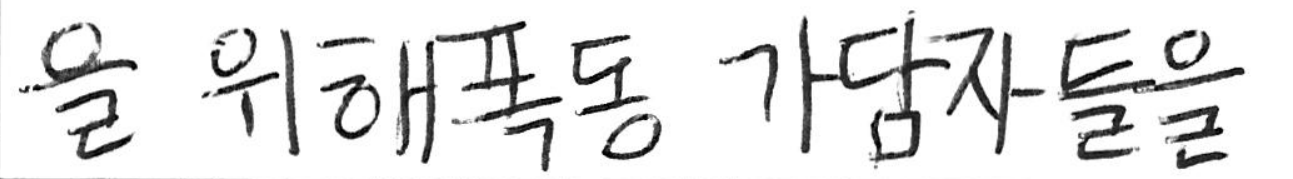
#> input picture python_src/30_tensor_flow_ex/data_ocr/sample_01/sample_11.png, 1293 x 179 px
$ python ex_02_img_bin.py
#> lines starting #> are read from the running program, lines starting #| are printed output that depends on the picture; after the words box and inside, x2 and y2 are one past the last pixel; in counts of white or black regions, pixels touching at a corner belong together; long printed decimals are rounded
# -*- coding: utf-8 -*-
from __future__ import absolute_import, division, print_function, unicode_literals

import logging as log
log.basicConfig( format='%(asctime)s,%(msecs)d %(levelname)-8s [%(filename)s:%(lineno)04d] %(message)s',
    datefmt='%Y-%m-%d:%H:%M:%S', level=log.INFO )

import os, cv2, numpy as np, sys

import matplotlib.pyplot as plt
from matplotlib.gridspec import GridSpec

log.info( "Done Import.".center( 80, "*") )

log.info( "Pwd 1: %s" % os.getcwd())
# change working dir to current file
dirname = os.path.dirname(__file__)
if dirname :
    os.chdir( dirname )
    log.info( "Pwd 2: %s" % os.getcwd())
pass

# 원천 이미지 획득
# 이미지를 파일로 부터 RGB 색상으로 읽어들인다.
#img_path = '../data_opencv/messi5.jpg'
img_path = "../data_ocr/sample_01/sample_11.png"

img_org = cv2.imread( img_path, cv2.IMREAD_COLOR ) #BGR order
#> img_org is the input picture: shape (179, 1293, 3); min 0, max 255, mean 228

# 이미지 높이, 넓이, 채널수 획득
height      = img_org.shape[0]
#> height = 179
width       = img_org.shape[1]
#> width = 1293
channel_no  = img_org.shape[2]
#> channel_no = 3

print( "Image path: %s" % img_path )
print( "Image widh: %s, height: %s, channel: %s" % (width,height,channel_no ) )
#| Image widh: 1293, height: 179, channel: 3

fig = plt.figure(figsize=(10, 10), constrained_layout=True)

# org img, channel img, gray scale, median blur, histogram, bin, y_count
gs_row_cnt = 7
gs_col_cnt = 3

gs_row = -1
gs_col = 0

gridSpec = GridSpec( gs_row_cnt, gs_col_cnt, figure=fig )

# pyplot ax 의 프레임 경계 색상 변경
def change_ax_border_color( ax, color ) :
#> called with color = 'green'
    for spine in ax.spines.values():
        spine.set_edgecolor( color )
    pass
pass

if 1 : # 원본 이미지 표출
    gs_row += 1
    gs_col = 0
    colspan = gs_col_cnt
    img = img_org

    title = 'Original Image: %s' % ( img_path.split("/")[-1] )

    ax = plt.subplot(gridSpec.new_subplotspec((gs_row, gs_col), colspan=colspan))
    img_show = ax.imshow( img )
    ax.set_xlabel( 'x\n %s' % title )
    ax.set_ylabel( 'y', rotation=0 )

    change_ax_border_color( ax, "green" )

    fig.colorbar(img_show, ax=ax)
pass

#-- 원천 이미지 획득

# 채널 분리
# b, g, r 채널 획득
# cv2.imread() 는 b, g, r 순서대로 배열에서 반환한다.
b_channel = img_org[:,:,0].copy()
g_channel = img_org[:,:,1].copy()
r_channel = img_org[:,:,2].copy()

channels = [ r_channel, g_channel, b_channel ]

if 1 :  # 채널 이미지 표출
    gs_row += 1
    gs_col = 0
    colspan = 1

    for i, channel in enumerate( channels ):
        img_temp = np.zeros( (height, width, 3), dtype='uint8' )
        img_temp[ :, : , i ] = channel
        img = img_temp

        ax = plt.subplot(gridSpec.new_subplotspec((gs_row, gs_col), colspan=colspan))
        img_show = ax.imshow( img )
        ax.set_ylabel( 'y', rotation=0 )

        title = "red channel"
        if i == 1 :
            title = "green channel"
        elif i == 2 :
            title = "blue channel"
        pass

        ax.set_xlabel( 'x\n%s' % title )

        ( i == 2 ) and fig.colorbar(img_show, ax=ax)

        gs_col += colspan
#> this loop made 3 passes
#> title on passes 1 to 3: 'red channel', 'green channel', 'blue channel'
#> pass 1, `img = img_temp`:
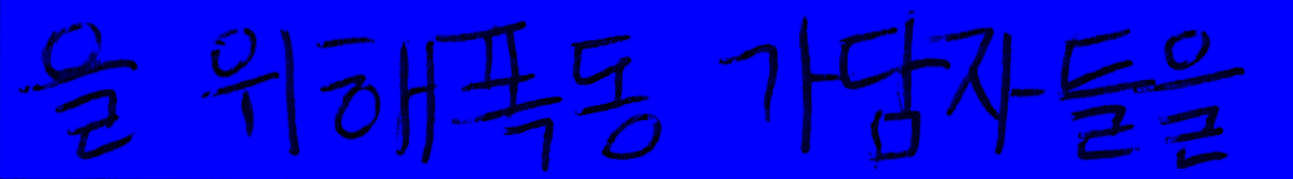
#> img: shape (179, 1293, 3); mean of channels 0, 1, 2 228, 0, 0; drawn as B, G, R
#> pass 2, `img = img_temp`:
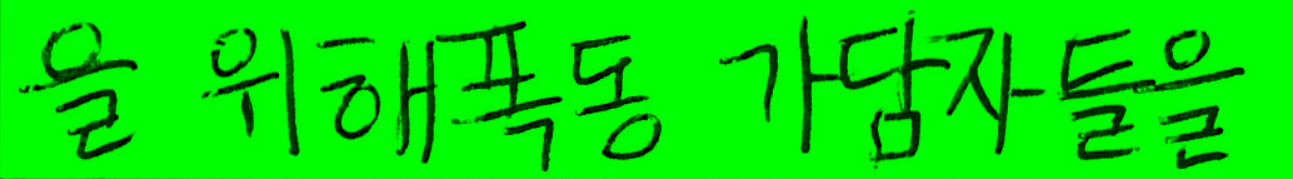
#> img: shape (179, 1293, 3); mean of channels 0, 1, 2 0, 228, 0; drawn as B, G, R
#> pass 3, `img = img_temp`:
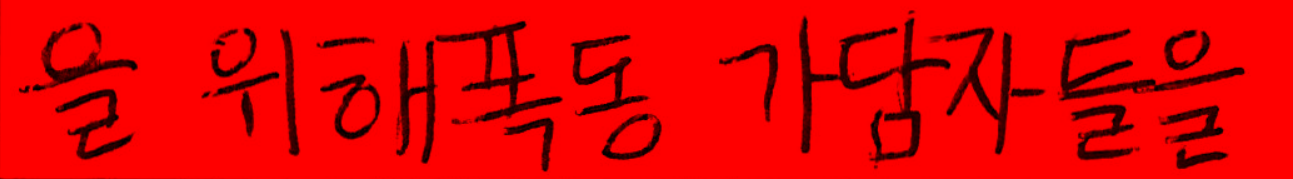
#> img: shape (179, 1293, 3); mean of channels 0, 1, 2 0, 0, 228; drawn as B, G, R
#> after the loop, gs_col = 3
    pass
pass

#-- 채널 분리

# RGB -> GrayScale 변환 공식
print( "Grayscale" )

# grayscale 변환
grayscale = np.empty( ( height, width ), dtype='f')

for y, row in enumerate( grayscale ) :
    for x, _ in enumerate( row ) :
        # [4 lines of commented-out code are left out]
        gs = 0.299*r_channel[y][x] + 0.587*g_channel[y][x] + 0.114*b_channel[y][x]
        # 이미지 역전, 입력 이미지가 흰 바탕에 검정색으로 가정
        gs = 255 - gs
        if gs < 0 :
            gs = 0
        pass
        grayscale[y][x] = gs
    pass
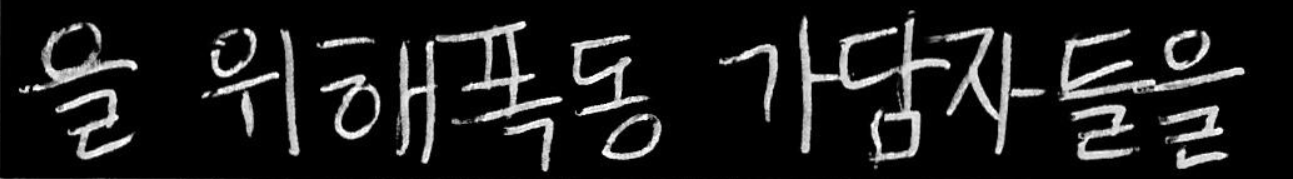
#> grayscale: shape (179, 1293) float32; min 0, max 255, mean 27
pass
# -- grayscale 변환

if 1 : # 그레이 스케일 이미지 표출
    gs_row += 1
    gs_col = 0
    colspan = gs_col_cnt
    img = grayscale
    cmap = "gray"
    title = "Grayscale"

    ax = plt.subplot(gridSpec.new_subplotspec((gs_row, gs_col), colspan=colspan))

    img_show = ax.imshow( img, cmap=cmap )
    ax.set_xlabel( 'x\n%s' % title )
    ax.set_ylabel( 'y', rotation=0 )

    change_ax_border_color( ax, "green" )

    fig.colorbar(img_show, ax=ax)
pass #-- 그레이 스케일 이미지 표출

gs_avg = np.average( grayscale )
#> gs_avg = 26.99
gs_std = np.std( grayscale )
#> gs_std = 64.44
sg_max = np.max( grayscale )
#> sg_max = 255

print( "grayscale avg = %s, std = %s" % (gs_avg, gs_std))
#| grayscale avg = 26.986, std = 64.443
#-- grayscale 변환

# 잡음 제거를 위한 Median Blur Filter

print( "Noise Ellimination" )

noise_removed = np.empty( ( height, width ), dtype='f')

ksize = 5

target_image = grayscale

for y in range( height ) :
    for x in range( width ) :
        window = target_image[ y : y + ksize, x : x + ksize ]
        median = np.median( window )
        noise_removed[y][x] = median
    pass
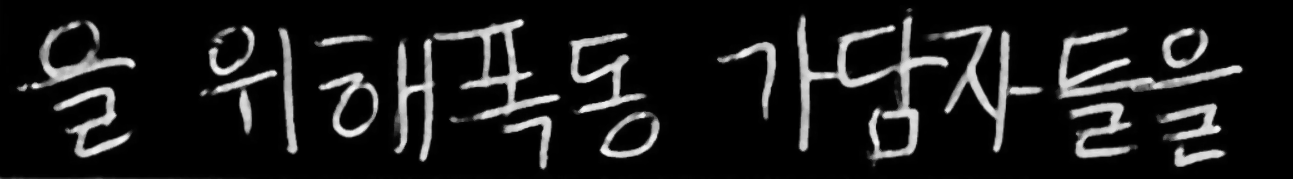
#> noise_removed: shape (179, 1293) float32; min 0, max 247, mean 26.2
pass

if 1 : # 잡음 제거  이미지 표출
    gs_row += 1
    gs_col = 0
    colspan = gs_col_cnt
    img = noise_removed
    cmap = "gray"
    title = "Noise removed (Median Blur)"

    ax = plt.subplot(gridSpec.new_subplotspec((gs_row, gs_col), colspan=colspan))

    img_show = ax.imshow( img, cmap=cmap )
    ax.set_xlabel( 'x\n%s' % title )
    ax.set_ylabel( 'y', rotation=0 )

    change_ax_border_color( ax, "blue" )

    fig.colorbar(img_show, ax=ax)
pass #-- 잡음 제거  이미지 표출

#-- 잡음 제거를 위한 Median Blur Filter

# histogram 생성
print( "Histogram" )
# calculate histogram count
histogram = np.zeros( 256, dtype='u8' )

target_image = noise_removed

for y, row in enumerate( target_image ) :
    for x, gs in enumerate( row ) :
        gs = (int)(round(gs))
        histogram[ gs ] += 1
    pass
#> after the loop, histogram = 256 values, max 144023 at index 0, min 0 at index 248, mean 904.1
pass
#-- calculate histogram

hist_avg = np.average( histogram )
#> hist_avg = 904.1
hist_std = np.std( histogram )
#> hist_std = 9057.9
hist_max = np.max( histogram )
#> hist_max = 144023

print( "hist avg = %s, std = %s" % (hist_avg, hist_std))
#| hist avg = 904.090, std = 9057.850

if 1 : # 히스토 그램 표출
    gs_row += 1
    gs_col = 0
    colspan = gs_col_cnt

    ax = plt.subplot(gridSpec.new_subplotspec((gs_row, gs_col), colspan=colspan))

    charts = { }

    # histogram bar chart
    y = histogram
#> y has the same summary as histogram
    x = [i for i, _ in enumerate( y ) ]
#> x = 256 values from 0 to 255
    charts["count"] = ax.bar( x, y, width=0.5, color='green', align='center', alpha=1.0)

    # histogram std chart
    x = [gs_avg - gs_std, gs_avg + gs_std]
#> x = [-37.46, 91.43]
    y = [ hist_max*0.95, hist_max*0.95 ]
#> y = [136821.9, 136821.9]
    charts["std"] = ax.fill_between( x, y, color='cyan', alpha=0.5 )

    # histogram average chart
    x = [ gs_avg, ]
#> x = [26.99]
    y = [ hist_max, ]
#> y = [144023]
    charts["average"] = ax.bar(x, y, width=1, color='blue', align='center', alpha=0.5)

    loc = "upper right"

    if gs_avg > 122 :
        loc = "upper left"
    pass

    if 1 : # 레전드 표출
        t = ( charts["count"], charts["std"], charts["average"], )
        l = ( "count", "std", "average", )
        ax.legend( t, l, loc=loc, shadow=True)
    pass #-- 레전드 표출

    if 1 : # x 축 최대, 최소 설정
        min_x = gs_avg - gs_std*1.2
#> min_x = -50.35

        if min_x < 0 :
            min_x = 0
        pass

        ax.set_xlim( min_x, 255 )
    pass

    title = "Histogram"
    ax.set_xlabel( 'GrayScale\n%s' % title )
    ax.set_ylabel( 'Count', rotation=90 )
pass #-- 히스토 그램 표출

#-- histogram 생성

# 이진화

print( "Binarization" )

threshold = gs_avg
#> threshold = 26.99

print( "Threshold: %s" % threshold )
#| Threshold: 26.986

# 이진화 계산
binarized = np.empty( ( height, width ), dtype='B')

target_image = noise_removed

for y, row in enumerate( target_image ) :
    for x, gs in enumerate( row ) :
        gs = round( gs )
        binarized[y][x] = (0, 1,)[ gs >= threshold ]
        '''
        if gs >= threshold :
            bin[y][x] = 1
        else :
            bin[y][x] = 0
        pass
        '''
    pass
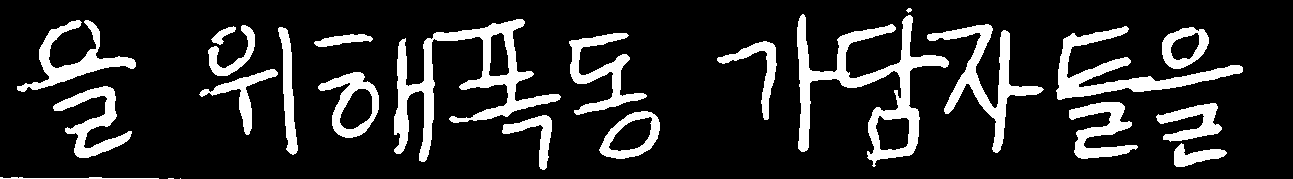
#> binarized: shape (179, 1293); values 0 (black) and 1 (white), 16.2% white; 24 white regions (3 under 20 px), largest, box (x1, y1, x2, y2) and area: (797, 14, 949, 167) 5766, (394, 19, 561, 162) 5657, (1056, 26, 1243, 100) 3506
pass
# -- 이진화 계산

if 1 : # 이진 이미지 표출
    gs_row += 1
    gs_col = 0
    colspan = gs_col_cnt
    title = "Binarization (threshold=%s)" % threshold
#> title = 'Binarization (threshold=26.98578)'
    img = binarized
    cmap = "gray"

    ax = plt.subplot(gridSpec.new_subplotspec((gs_row, gs_col), colspan=colspan))
    img_show = ax.imshow( img, cmap=cmap )

    ax.set_xlabel( 'x\n%s' % title )
    ax.set_ylabel( 'y', rotation=0 )

    change_ax_border_color( ax, "green" )

    fig.colorbar(img_show, ax=ax)
pass #-- 이진 이미지 표출

#-- 이진화

# y count 표출

print( "Y count" )

target_image = binarized

y_counts = np.zeros( ( width, ), dtype='B')
#> y_counts = 1293 values from 0 to 0
ksize = 1

for x in range( width ) :
    window = target_image[ 0 : height , x : x + ksize ]
    count_signal = np.count_nonzero( window == 1 ) # 검정 바탕 흰색 카운트
    # count_signal = np.count_nonzero( window == 0 ) # 흰 바탕 검정 카운트
    y_counts[x] = count_signal
#> this loop made 1293 passes
#> count_signal on passes 1 to 3: 2, 2, 2
#> after the loop, y_counts = 1293 values, max 144 at index 909, min 0 at index 159, mean 28.97
pass

if 1 : # y count 표출
    gs_row += 1
    gs_col = 0
    colspan = gs_col_cnt

    ax = plt.subplot(gridSpec.new_subplotspec((gs_row, gs_col), colspan=colspan))

    # 이진 이미지 표출
    img = binarized
    cmap = "gray"
    img_show = ax.imshow( img, cmap=cmap )
    fig.colorbar(img_show, ax=ax)
    #-- 이진 이미지 표출

    charts = { }

    # y count bar chart
    y = y_counts
#> y has the same summary as y_counts
    x = [i for i, _ in enumerate( y ) ]
#> x = 1293 values from 0 to 1292
    charts["y count"] = ax.bar( x, y, width=0.5, color='red', align='center', alpha=1.0)

    if 0 : # 레전드 표출
        t = ( charts["y count"] , )
        l = ( "y count", )
        loc = "upper right"
        ax.legend( t, l, loc=loc, shadow=True)
    pass #-- 레전드 표출

    title = "y count"
    ax.set_xlabel( 'x\n%s' % title )
    ax.set_ylabel( 'Y count', rotation=90 )

    ax.set_xlim( 0, width )
pass #-- y count 표출

#-- y count 표출

plt.show()
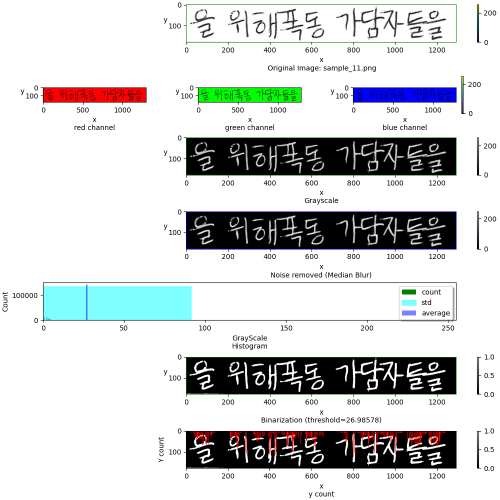
#> figure drawn by matplotlib, 15 panels; panel 11: tallest bar 144023 high, from x = -0.25 to 0.25

# end
